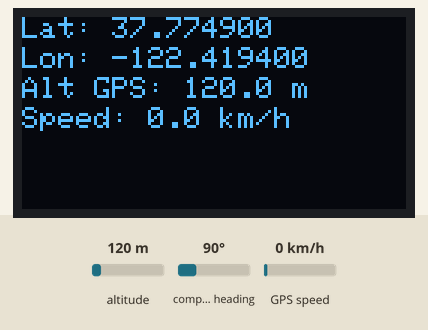
This sketch was run on a simulated ESP32. On the bench: 128×64 one-colour display. The inputs (shaded band) are chosen by the test bench; at power-on: altitude 120 m, GPS speed 0 km/h, compass heading 90°. The GPS gets a fix after 3 s at 37.7749, -122.4194 with 8 satellites.

Above: at 5.2 s.
5.3 s: altitude set to 20 m
At 6.6 s:
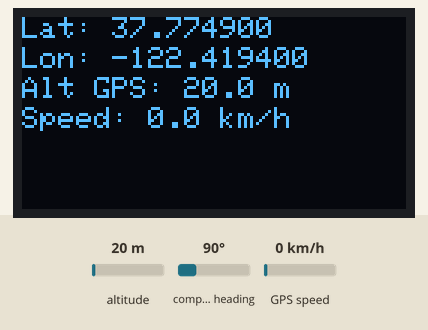
7.7 s: GPS speed set to 2 km/h
9.8 s: altitude set to 250 m
At 11.0 s:
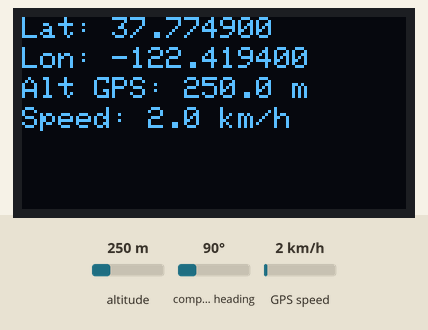
12.0 s: GPS speed set to 30 km/h
At 13.9 s:
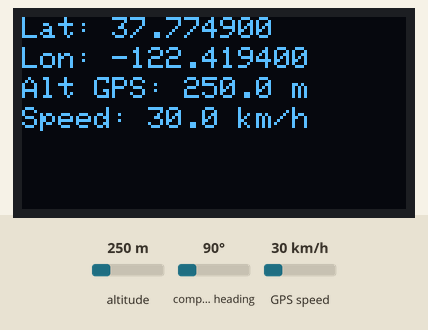
Timing chart, 0 to 15.1 s (numbered marks = the images above; inputs shaded):
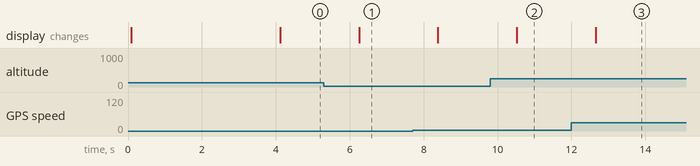

Measured:
- after the input at 5.3 s, the display: changes after 0.96 s (image 1)
- after the input at 9.8 s, the display: changes after 0.72 s (image 2)
- after the input at 12.0 s, the display: changes after 0.66 s (image 3)

The sketch:

gps-altimeter-speedometer.ino
```cpp
#include <Wire.h>
#include <TinyGPSPlus.h>
#include <Adafruit_GFX.h>
#include <Adafruit_SSD1306.h>
//#include <Adafruit_BMP280.h>
#include <SimpleKalmanFilter.h>

// --- DISPLAY CONFIG ---
#define SCREEN_WIDTH 128
#define SCREEN_HEIGHT 64

#define SDA 20
#define SCL 21

Adafruit_SSD1306 display(SCREEN_WIDTH, SCREEN_HEIGHT, &Wire, -1);

// --- GPS CONFIG ---
TinyGPSPlus gps;
HardwareSerial serialGPS(2);

#define RX 48
#define GPS_BAUD 9600

#define LINE_HEIGHT 10

// --- BAROMETRO CONFIG ---
//Adafruit_BMP280 bmp; // I2C
float baroAltitude = 0;

// --- KALMAN FILTER CONFIG ---
SimpleKalmanFilter kalmanAltitude(2, 2, 0.01);
float gpsAltitude = 0;
float fusedAltitude = 0;

unsigned long lastGPSUpdate = 0;

// Time lapse for corrections
const unsigned long gpsUpdateInterval = 5000;

int currentLine = 0;
bool acqSignal = false;

// --- SPEED ---
double prevLat = 0.0;
double prevLon = 0.0;

long prevTime = 0;

// --- DISPLAY UTILS ---
void clearDisplay() {
  display.clearDisplay();
}

void printLine(const String& text, int line, int size = 1) {
  display.setCursor(0, line * LINE_HEIGHT * size);
  display.setTextSize(size);
  display.setTextColor(SSD1306_WHITE);
  display.println(text);
}

void refreshDisplay() {
  display.display();
}

void clearLog() {
  display.clearDisplay();
  currentLine = 0;
}

void logLine(const String& text, int size = 1) {
  display.setCursor(0, currentLine * LINE_HEIGHT * size);
  display.setTextSize(size);
  display.setTextColor(SSD1306_WHITE);
  display.println(text);
  display.display();
  currentLine++;
}

//--------------------------------------------------------------------------------------------------------

void setup() {
  Serial.begin(115200);
  Wire.begin(SDA, SCL);

  // --- DISPLAY ---
  if (!display.begin(SSD1306_SWITCHCAPVCC, 0x3C)) {
    Serial.println("Display not found!");
    for (;;);
  }

  clearLog();
  logLine("Display found");

  // --- GPS ---
  serialGPS.begin(GPS_BAUD, SERIAL_8N1, RX, -1);
  logLine("GPS found");

  // --- Barometer ---
  //if (!bmp.begin(0x76)) {
  //  logLine("Barometer not found");
  //  while (1);
  //}
  //
  //logLine("BMP280 found");

  delay(4000);
}

void loop() {
  // --- Read from GPS ---
  while (serialGPS.available() > 0) {
    gps.encode(serialGPS.read());
  }

  if (gps.location.isValid()) {
    gpsAltitude = gps.altitude.meters();
  }

  // --- Read from Barometer ---
  //baroAltitude = bmp.readAltitude(1013.25);

  //fusedAltitude = kalmanAltitude.updateEstimate(baroAltitude);

  // --- GPS correction ---
  //if (millis() - lastGPSUpdate > gpsUpdateInterval && gps.altitude.isValid()) {
  //  float correction = 0.2 * (gpsAltitude - fusedAltitude);
  //  fusedAltitude += correction;
  //  lastGPSUpdate = millis();
  //}

  clearDisplay();

  if (gps.location.isValid()) {
    printLine("Lat: " + String(gps.location.lat(), 6), 0);
    printLine("Lon: " + String(gps.location.lng(), 6), 1);
  } else {
    printLine("Lat: --", 0);
    printLine("Lon: --", 1);
  }

  printLine("Alt GPS: " + String(gpsAltitude, 1) + " m", 2);
  //printLine("Alt Baro: " + String(baroAltitude, 1) + " m", 3);
  //printLine("Alt Fused: " + String(fusedAltitude, 1) + " m", 4);

  float speed = gps.speed.kmph();
  printLine("Speed: " + String(speed, 1) + " km/h", /*5*/3);

  refreshDisplay();

  delay(500);
}
```
